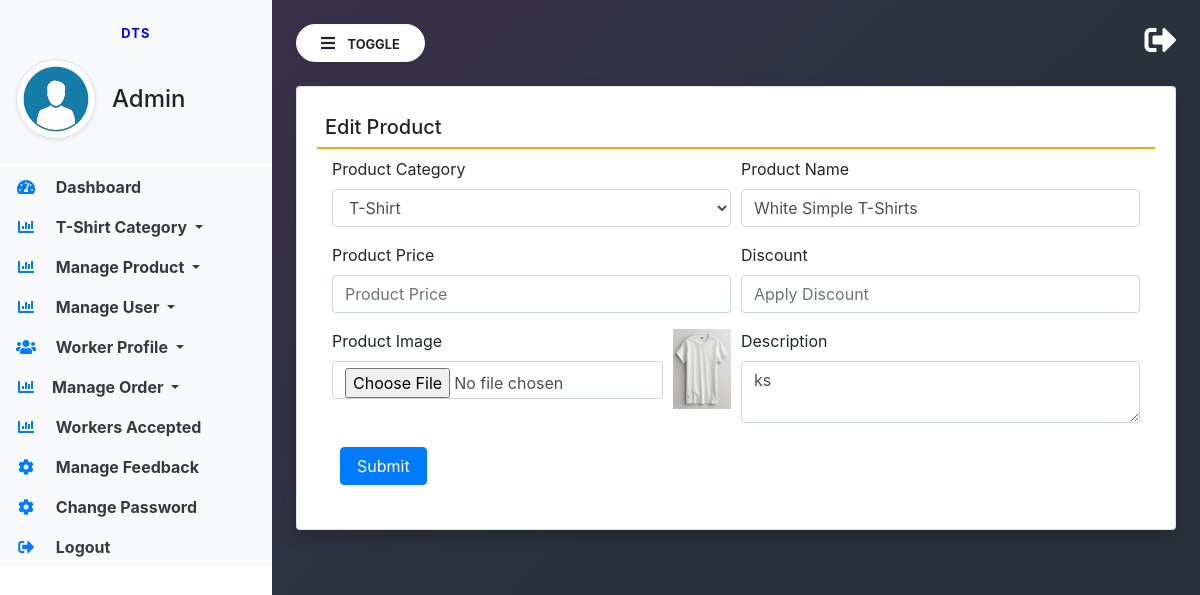
Page /edit-product/9/ on the committed database.
### store_app/models.py (models this page shows, shortened)
class Product(models.Model):
    STATUS = ('Publish','Publish'),('Draft','Draft')
    product_id = models.UUIDField(default=uuid.uuid4, editable=False, unique=True)
    category = models.ForeignKey(Category, on_delete=models.CASCADE, null=True, blank=True)
    colour = models.ForeignKey(Color, on_delete=models.CASCADE, null=True, blank=True)
    name = models.CharField(max_length=100, null=True, blank=True)
    image = models.FileField(null=True, blank=True)
    status=models.CharField(choices=STATUS,max_length=200)
    description = models.TextField(null=True, blank=True)
    information = models.TextField(null=True, blank=True)
    updated = models.DateTimeField(auto_now=True)
    created = models.DateTimeField(auto_now_add=True)

class Category(models.Model):
    name = models.CharField(max_length=200, null=True, blank=True)
    created = models.DateTimeField(auto_now_add=True)

### E_shop/views.py (the view, shortened to what this page needs)
# urls.py: path('edit-product/<int:pid>/', views.edit_product, name="edit_product"),
def edit_product(request, pid):
    product = Product.objects.get(id=pid)
    category = Category.objects.all()
    return render(request, 'admin/edit_product.html', locals())

### templates/admin/edit_product.html (shortened to what this page needs)
{% extends 'admin/admin_base.html' %}
{% block main %}
<div class="card shadow">
    <div class="card-body">
        <h5 class="p-2" style="border-bottom: 2px solid orange;">Edit Product</h5>
        <div class="container-fluid">
            <form action="" method="post" enctype="multipart/form-data">
                <div class="form-row">
                    <div class="col-sm-6">
                        <div class="form-group">
                            <label>Product Category</label>
                            <select name="category" class="form-control" required>
                                {% for i in category %}
                                <option value="{{i.id}}" {% if i.id == product.category.id %}selected{% endif %}>{{i.name}}</option>
                                {% endfor %}
                            </select>
                        </div>
                    </div>
                    <div class="col-sm-6">
                        <div class="form-group">
                            <label>Product Name</label>
                            <input type="text" name="name" class="form-control" value="{{product.name}}" placeholder="Category Name">
                        </div>
                    </div>
                    <div class="col-sm-6">
                        <div class="form-group">
                            <label>Product Price</label>
                            <input type="text" name="price" class="form-control" value="{{product.price}}" placeholder="Product Price">
                        </div>
                    </div>
                    <div class="col-sm-6">
                        <div class="form-group">
                            <label>Discount</label>
                            <input type="text" name="discount" class="form-control" value="{{product.discount}}" placeholder="Apply Discount">
                        </div>
                    </div>
                    <div class="col-sm-5">
                        <div class="form-group">
                            <label>Product Image</label>
                            <input type="file" name="image" class="form-control">
                        </div>
                    </div>
                    <div class="col-sm-1">
                        <img src="{{product.image.url}}" style="width:100%;height:80px">
                    </div>
                    <div class="col-sm-6">
                        <div class="form-group">
                            <label>Description</label>
                            <textarea name="desc" class="form-control" placeholder="write description here">{{product.description}}</textarea>
                        </div>
                    </div>
                </div>
                <input type="submit" value="Submit" class="m-2 px-3 btn btn-primary">
            </form>
        </div>
    </div>
</div>
{% endblock %}

### static/assets/css/admin_base_sideBar.css (style rules this page uses)
body { background-image : linear-gradient(135.9deg,rgba(57, 48, 74, 1) 16.4%,rgba(41, 50, 60, 1) 56.1%); min-height:100vh; }

### rows in the picture
Product: category "T-Shirt", name "White Simple T-Shirts", image (picture), desc "ks"
